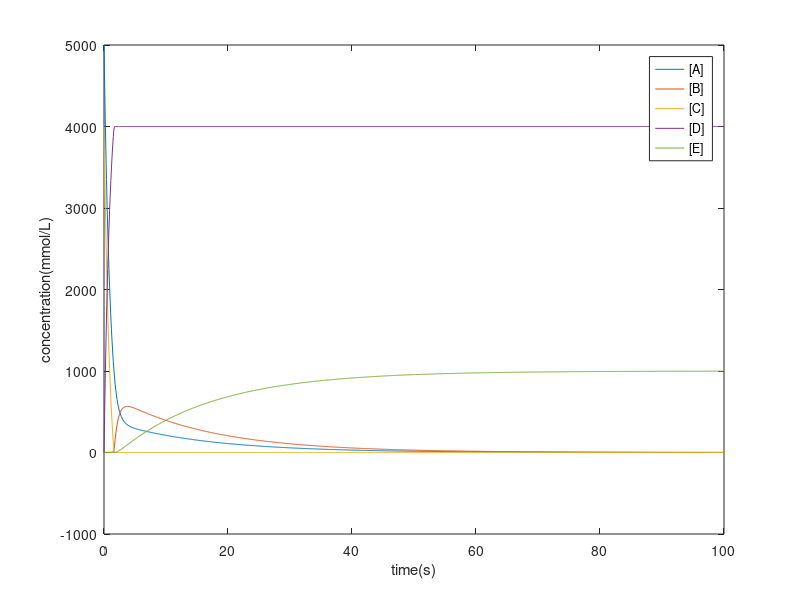

Here is the MATLAB script that generated this plot:
%CHE 372 Recitation 1
%Kishan Ramachandran
%1/17/17

clear;
clc;

%Define initial values 
%Units of K, initial values: mmols/s
k1 = 1.0;
k_1 = 0.5;
k2 = 1.0;
k3 = 0.1;
a0 = 5000;
c0 = 4000;
b0 = 0; d0 = 0; e0 = 0;

conc0 = [a0 b0 c0 d0 e0]; %define initial conditions

n = 1000;
t_final = 100; %in seconds
t_interval = linspace(0,t_final,n);

%X(1) is A, x(2) is B etc.

dConc_dt = @(t,x)[(-k1*x(1)+k_1*x(2)); (k1*x(1)-k_1*x(2)-k2*x(2)*x(3)-k3*x(2));
    (-k2*x(2)*x(3));(k2*x(2)*x(3));(k3*x(2))];

%Ode syntax: function, x variable, y variable
[t,x] = ode45(dConc_dt, t_interval, conc0);

%Plot ode solution
figure(1)
plot(t_interval, x)
%plot(t_interval, x(:,1),t_interval, x(:,2),t_interval, x(:,3),t_interval,
%x(:,4),t_interval, x(:,5))
legend('[A]','[B]','[C]','[D]','[E]');
xlabel('time(s)');
ylabel('concentration(mmol/L)');











